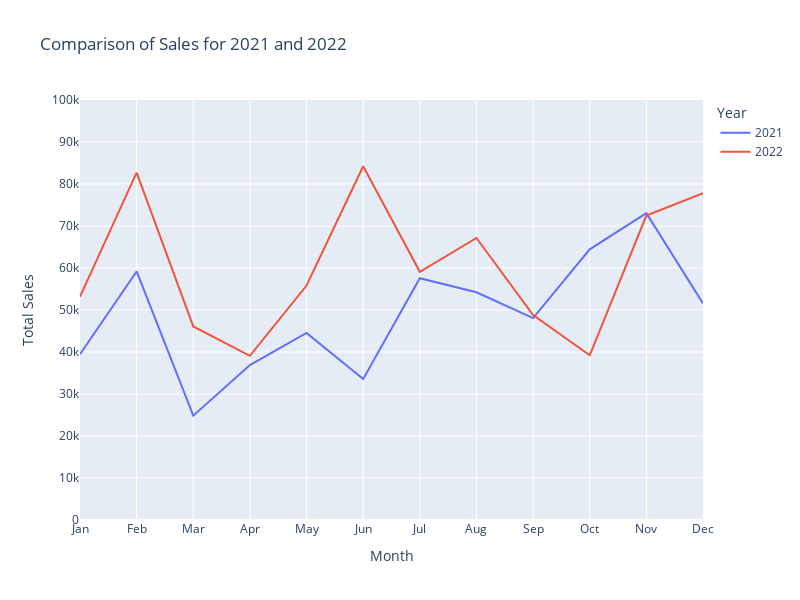

The cell this chart's notebook holds for it:
### Markdown cell above
## Sales Line Chart

### Code cell
import plotly.express as px
import pandas as pd

# Assuming your data is already loaded into a DataFrame named 'df'

# Define a dictionary to map month numbers to month names
month_map = {
    1: 'Jan',
    2: 'Feb',
    3: 'Mar',
    4: 'Apr',
    5: 'May',
    6: 'Jun',
    7: 'Jul',
    8: 'Aug',
    9: 'Sep',
    10: 'Oct',
    11: 'Nov',
    12: 'Dec'
}

# Map the month numbers to month names
df['month_name'] = df['month_'].map(month_map)

# Define the correct order of month names
ordered_month_names = ['Jan', 'Feb', 'Mar', 'Apr', 'May', 'Jun', 'Jul', 'Aug', 'Sep', 'Oct', 'Nov', 'Dec']

# Group the data by month and calculate the total sales for each month and year
grouped_data = df.groupby(['Year', 'month_'])['price'].sum().reset_index()

# Create a line chart using Plotly Express
fig = px.line(grouped_data, x='month_', y='price', color='Year',
              labels={'month_': 'Month', 'price': 'Total Sales'},
              title='Comparison of Sales for 2021 and 2022')

# Set the ordered category for x-axis month names
fig.update_xaxes(categoryorder='array', categoryarray=ordered_month_names)

# Set custom tick values and labels for x-axis
tickvals = list(range(1, 13))  # Month numbers
ticktext = ordered_month_names  # Corresponding month names
fig.update_xaxes(tickvals=tickvals, ticktext=ticktext)

# Set custom tick values and labels for y-axis
y_tickvals = [0, 10000, 20000, 30000, 40000, 50000, 60000, 70000, 80000, 90000, 100000]  # Custom tick values
y_ticktext = ['0', '10k', '20k', '30k', '40k', '50k', '60k', '70k', '80k', '90k', '100k']  # Corresponding tick labels
fig.update_yaxes(tickvals=y_tickvals, ticktext=y_ticktext)

# Set the y-axis range
fig.update_yaxes(rangemode='normal', range=[0, 100000])

# Increase the height of the graph
fig.update_layout(width=800, height=600)  # You can adjust the height as needed


# Show the plot
fig.show()

### Figure 1 — Plotly figure (JSON) as saved in the notebook; plotly's stock layout.template omitted (floating-point values rounded to 4 significant figures)
{"data": [{"hovertemplate": "Year=2021<br>Month=%{x}<br>Total Sales=%{y}<extra></extra>", "legendgroup": "2021", "line": {"color": "#636efa", "dash": "solid"}, "marker": {"symbol": "circle"}, "mode": "lines", "name": "2021", "orientation": "v", "showlegend": true, "type": "scatter", "x": [1, 2, 3, 4, 5, 6, 7, 8, 9, 10, 11, 12], "xaxis": "x", "y": [39480, 59180, 24840, 36884, 44524, 33590, 57575, 54225, 48080, 64433, 73058, 51581], "yaxis": "y"}, {"hovertemplate": "Year=2022<br>Month=%{x}<br>Total Sales=%{y}<extra></extra>", "legendgroup": "2022", "line": {"color": "#EF553B", "dash": "solid"}, "marker": {"symbol": "circle"}, "mode": "lines", "name": "2022", "orientation": "v", "showlegend": true, "type": "scatter", "x": [1, 2, 3, 4, 5, 6, 7, 8, 9, 10, 11, 12], "xaxis": "x", "y": [53180, 82690, 46090, 39095, 55826, 84235, 59090, 67150, 48811, 39210, 72470, 77790], "yaxis": "y"}], "layout": {"height": 600, "legend": {"title": {"text": "Year"}, "tracegroupgap": 0}, "title": {"text": "Comparison of Sales for 2021 and 2022"}, "width": 800, "xaxis": {"anchor": "y", "categoryarray": ["Jan", "Feb", "Mar", "Apr", "May", "Jun", "Jul", "Aug", "Sep", "Oct", "Nov", "Dec"], "categoryorder": "array", "domain": [0, 1], "ticktext": ["Jan", "Feb", "Mar", "Apr", "May", "Jun", "Jul", "Aug", "Sep", "Oct", "Nov", "Dec"], "tickvals": [1, 2, 3, 4, 5, 6, 7, 8, 9, 10, 11, 12], "title": {"text": "Month"}}, "yaxis": {"anchor": "x", "domain": [0, 1], "range": [0, 100000], "rangemode": "normal", "ticktext": ["0", "10k", "20k", "30k", "40k", "50k", "60k", "70k", "80k", "90k", "100k"], "tickvals": [0, 10000, 20000, 30000, 40000, 50000, 60000, 70000, 80000, 90000, 100000], "title": {"text": "Total Sales"}}}}
